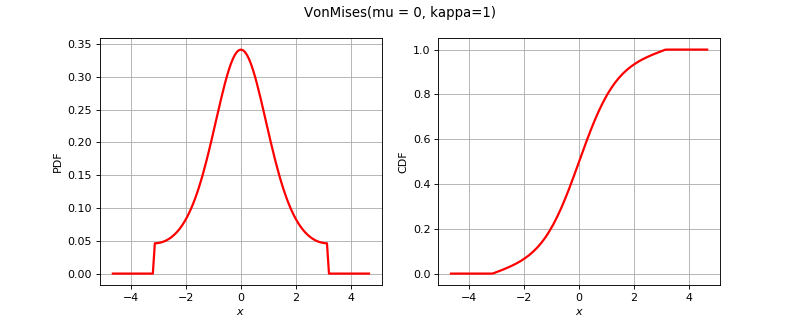

Generate this figure with Python:
import openturns as ot
from matplotlib import pyplot as plt
from openturns.viewer import View
if ot.VonMises().__class__.__name__ == 'Bernoulli':
    distribution = ot.Bernoulli(0.7)
elif ot.VonMises().__class__.__name__ == 'Binomial':
    distribution = ot.Binomial(5, 0.2)
elif ot.VonMises().__class__.__name__ == 'ComposedDistribution':
    copula = ot.IndependentCopula(2)
    marginals = [ot.Uniform(1.0, 2.0), ot.Normal(2.0, 3.0)]
    distribution = ot.ComposedDistribution(marginals, copula)
elif ot.VonMises().__class__.__name__ == 'CumulativeDistributionNetwork':
    coll = [ot.Normal(2),ot.Dirichlet([0.5, 1.0, 1.5])]
    distribution = ot.CumulativeDistributionNetwork(coll, ot.BipartiteGraph([[0,1], [0,1]]))
elif ot.VonMises().__class__.__name__ == 'Histogram':
    distribution = ot.Histogram([-1.0, 0.5, 1.0, 2.0], [0.45, 0.4, 0.15])
elif ot.VonMises().__class__.__name__ == 'KernelMixture':
    kernel = ot.Uniform()
    sample = ot.Normal().getSample(5)
    bandwith = [1.0]
    distribution = ot.KernelMixture(kernel, bandwith, sample)
elif ot.VonMises().__class__.__name__ == 'MaximumDistribution':
    coll = [ot.Uniform(2.5, 3.5), ot.LogUniform(1.0, 1.2), ot.Triangular(2.0, 3.0, 4.0)]
    distribution = ot.MaximumDistribution(coll)
elif ot.VonMises().__class__.__name__ == 'Multinomial':
    distribution = ot.Multinomial(5, [0.2])
elif ot.VonMises().__class__.__name__ == 'RandomMixture':
    coll = [ot.Triangular(0.0, 1.0, 5.0), ot.Uniform(-2.0, 2.0)]
    weights = [0.8, 0.2]
    cst = 3.0
    distribution = ot.RandomMixture(coll, weights, cst)
elif ot.VonMises().__class__.__name__ == 'TruncatedDistribution':
    distribution = ot.TruncatedDistribution(ot.Normal(2.0, 1.5), 1.0, 4.0)
elif ot.VonMises().__class__.__name__ == 'UserDefined':
    distribution = ot.UserDefined([[0.0], [1.0], [2.0]], [0.2, 0.7, 0.1])
elif ot.VonMises().__class__.__name__ == 'ZipfMandelbrot':
    distribution = ot.ZipfMandelbrot(10, 2.5, 0.3)
else:
    distribution = ot.VonMises()
dimension = distribution.getDimension()
title = str(distribution)[:100].split('\n')[0]
if dimension == 1:
    distribution.setDescription(['$x$'])
    pdf_graph = distribution.drawPDF()
    cdf_graph = distribution.drawCDF()
    fig = plt.figure(figsize=(10, 4))
    pdf_axis = fig.add_subplot(121)
    cdf_axis = fig.add_subplot(122)
    View(pdf_graph, figure=fig, axes=[pdf_axis], add_legend=False)
    View(cdf_graph, figure=fig, axes=[cdf_axis], add_legend=False)
    fig.suptitle(title)
elif dimension == 2:
    distribution.setDescription(['$x_1$', '$x_2$'])
    pdf_graph = distribution.drawPDF()
    pdf_graph.setTitle(title)
    fig = plt.figure(figsize=(10, 5))
    pdf_axis = fig.add_subplot(111)
    View(pdf_graph, figure=fig, axes=[pdf_axis], add_legend=False, square_axes=True)
